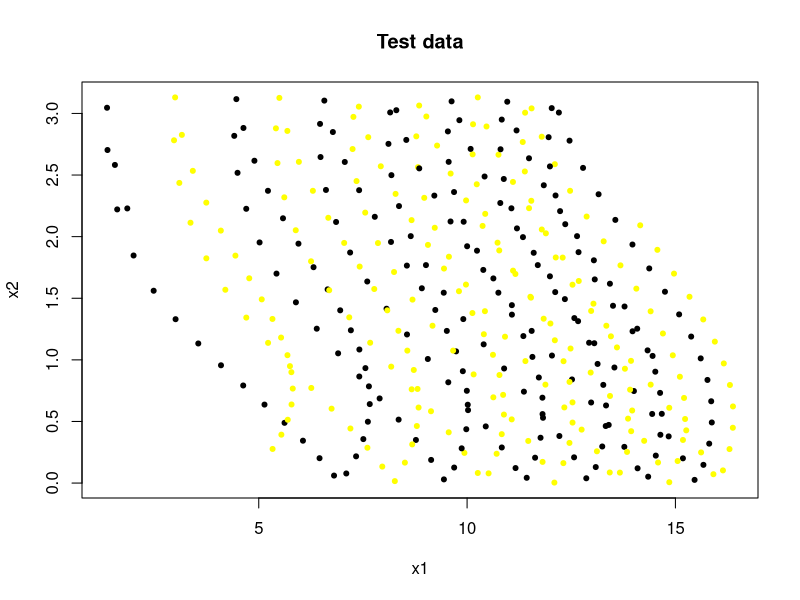

Reproduce this figure in R.
x <- c(4.627,2.478,15.180,12.977,11.486,11.064,10.884,14.442,8.357,11.841,2.967,11.187,1.370,1.996,7.172,9.909,4.090,6.299,11.808,14.332,15.859,13.033,12.095,10.133,9.137,7.604,16.308,3.741,14.452,6.653,8.772,14.632,9.444,14.937,8.184,8.507,13.558,13.779,10.023,10.232,9.605,13.863,11.386,12.106,7.211,7.560,14.838,12.334,7.347,11.341,15.232,11.793,7.409,8.266,10.448,11.697,13.244,6.392,13.969,15.260,15.811,4.896,11.519,10.910,10.772,13.536,4.198,12.000,10.143,5.221,13.132,11.400,6.261,11.160,11.838,7.608,8.648,15.378,14.639,4.440,14.406,12.861,10.832,5.892,9.237,5.536,7.644,13.502,10.777,12.675,7.272,13.774,5.332,6.779,11.197,12.749,5.582,8.366,13.971,10.085,14.966,11.763,13.962,5.816,12.531,7.336,15.053,16.161,8.558,6.483,7.929,9.549,7.050,9.214,13.399,10.372,5.749,7.785,1.603,10.128,11.101,10.389,11.812,15.616,12.203,9.628,9.539,13.053,13.088,13.430,10.889,13.335,9.918,15.672,12.680,7.555,8.683,11.599,11.351,10.257,9.603,11.722,12.294,10.466,8.914,14.749,7.901,12.568,9.061,9.805,12.315,12.869,8.721,3.094,9.134,11.822,14.853,7.200,10.754,13.681,13.043,12.472,9.898,7.422,12.664,10.630,8.836,6.955,4.772,10.833,14.346,13.269,10.238,14.529,5.224,11.392,15.089,12.783,8.113,11.071,5.072,14.405,13.839,8.794,14.092,11.431,12.530,13.938,8.811,13.278,9.994,8.821,3.004,10.881,14.062,7.413,8.555,13.064,7.861,9.224,16.381,6.807,5.888,1.548,5.783,13.428,9.514,6.471,9.973,12.215,6.061,8.067,9.815,2.993,8.850,3.549,10.001,9.736,11.541,4.700,5.426,8.690,9.559,10.428,13.788,12.977,10.257,9.564,6.574,9.936,11.548,7.619,13.667,11.791,16.141,3.418,6.315,14.583,11.957,9.058,10.832,7.965,8.302,5.689,11.468,7.628,15.912,4.463,9.870,12.457,11.103,9.687,5.495,9.013,3.742,11.880,15.338,12.530,6.459,7.065,10.516,8.284,15.769,15.107,11.533,11.075,12.459,13.342,13.452,5.963,14.567,4.094,13.424,4.491,10.709,10.731,5.412,14.155,12.128,1.359,9.022,12.232,4.412,5.613,4.701,5.787,16.298,10.631,5.450,9.981,10.157,6.856,12.574,8.247,7.402,8.085,11.891,11.364,13.156,7.252,6.905,7.101,8.541,10.751,12.356,5.619,15.460,8.179,15.873,12.347,8.174,8.670,11.568,9.690,12.031,11.163,13.934,9.446,11.632,11.988,15.181,5.953,12.115,11.988,7.510,7.772,8.566,14.083,14.004,10.398,11.550,16.378,5.543,5.696,11.487,15.607,14.700,15.668,14.673,10.435,12.311,11.811,6.748,4.633,1.845,9.440,11.336,5.329,14.852,10.016,12.518,14.372,12.458,15.207,8.852,6.613,9.170,15.946,13.912,10.865,10.420,14.250,7.193,6.691,10.621,13.327,10.797,6.255,8.154,9.665,12.639,13.597,12.106,8.352,12.123,7.664,8.781,12.483,12.928,9.280,10.964,8.668,7.674,5.020,14.517,10.803,5.687,9.976,6.669,12.037,9.558,12.966,8.972,3.362,3.155,13.116,7.415,11.076,10.402,5.138)
y <- c(0.792,1.561,0.201,0.654,2.636,2.230,0.556,0.561,0.515,2.417,2.782,2.862,2.703,1.847,1.345,1.331,2.049,2.372,0.693,1.077,0.664,1.456,0.004,2.668,0.188,1.636,0.796,2.276,1.032,1.572,0.350,0.732,0.030,1.037,2.499,0.166,2.136,1.433,0.592,2.425,2.512,0.523,2.529,2.588,1.240,0.933,0.379,0.614,2.451,1.996,0.520,2.058,2.377,0.016,0.460,1.769,0.297,1.253,1.936,0.428,0.320,2.616,1.512,1.188,1.888,0.938,1.569,1.295,2.912,2.372,0.967,0.990,0.772,1.697,1.334,0.287,2.004,1.189,0.392,1.846,0.799,0.039,0.397,1.467,1.405,1.181,0.785,1.439,0.877,1.874,2.972,0.294,0.277,2.849,2.067,0.434,2.149,2.248,1.232,2.712,1.700,0.368,0.589,0.767,0.491,0.217,0.179,0.971,1.206,2.646,2.571,0.818,1.949,2.333,0.472,2.087,0.949,2.161,2.221,1.380,2.444,1.730,0.172,0.249,3.007,3.098,2.854,1.135,0.130,0.707,0.930,0.630,2.121,0.148,1.640,2.195,0.314,1.869,1.193,3.130,2.123,0.857,1.830,2.894,1.581,1.553,0.687,0.209,1.933,1.557,0.989,2.163,0.918,2.436,0.583,0.530,0.007,0.443,2.665,1.767,1.808,2.372,0.908,1.757,1.314,0.696,0.613,1.402,1.662,0.289,0.052,0.797,1.886,0.223,1.138,3.006,1.369,2.558,2.753,0.517,1.491,1.394,0.253,0.463,0.120,0.043,0.655,0.421,0.764,1.962,0.749,2.564,1.330,2.468,1.578,0.865,1.765,1.653,1.948,2.072,0.622,0.061,2.052,2.582,0.900,1.618,1.235,2.915,1.611,0.382,0.344,1.415,2.945,3.130,3.064,1.133,1.922,1.069,2.291,2.226,1.700,1.489,0.412,1.395,0.928,1.397,0.082,1.837,3.104,0.245,3.041,0.498,0.085,2.811,0.103,2.534,1.752,0.167,2.807,1.007,2.950,0.134,3.026,1.038,0.342,2.807,0.072,3.116,0.282,0.326,1.724,2.362,3.126,1.769,1.824,0.799,1.512,1.610,0.202,2.606,0.079,2.347,0.837,0.863,1.505,1.444,2.779,1.277,1.191,2.607,1.893,0.956,0.086,2.518,0.238,1.951,2.879,2.092,1.831,3.046,2.975,2.207,2.818,2.319,1.343,0.638,0.276,1.661,2.597,0.437,0.882,2.119,1.339,1.713,3.055,1.402,2.027,0.742,2.344,2.711,1.053,0.078,2.785,1.545,2.101,0.489,0.026,0.945,0.492,1.493,1.957,0.761,1.024,0.126,3.043,0.122,0.992,1.741,0.206,2.570,0.350,1.943,1.550,1.678,0.357,1.575,1.075,1.253,0.747,1.126,1.235,0.449,0.393,0.514,2.231,1.012,1.214,1.328,0.562,2.185,0.162,0.560,0.604,2.882,2.229,1.545,2.768,1.332,0.611,0.636,0.841,1.742,0.821,0.691,2.554,2.379,1.277,1.148,0.758,0.716,2.488,0.343,1.871,1.565,1.041,0.463,2.273,1.800,3.008,1.075,2.004,1.101,1.159,1.236,2.334,0.641,2.814,1.092,1.139,2.739,3.095,2.134,1.139,1.953,0.904,2.709,2.858,2.294,2.153,1.035,2.607,0.897,2.315,2.113,2.826,0.258,1.084,1.367,1.208,0.637)
z <- c(-1.000,-1.000,-1.000,-1.000,-1.000,-1.000,1.000,-1.000,-1.000,-1.000,1.000,-1.000,-1.000,-1.000,1.000,-1.000,1.000,1.000,-1.000,-1.000,-1.000,1.000,1.000,1.000,-1.000,-1.000,1.000,1.000,-1.000,-1.000,-1.000,-1.000,-1.000,1.000,-1.000,1.000,-1.000,-1.000,-1.000,1.000,1.000,1.000,1.000,1.000,-1.000,-1.000,-1.000,1.000,1.000,-1.000,1.000,1.000,-1.000,1.000,-1.000,-1.000,-1.000,-1.000,-1.000,1.000,-1.000,-1.000,1.000,1.000,1.000,-1.000,1.000,1.000,1.000,-1.000,-1.000,1.000,1.000,1.000,1.000,1.000,-1.000,-1.000,-1.000,1.000,1.000,-1.000,1.000,-1.000,-1.000,1.000,-1.000,-1.000,1.000,-1.000,1.000,-1.000,1.000,-1.000,-1.000,1.000,-1.000,-1.000,-1.000,-1.000,1.000,-1.000,1.000,1.000,1.000,-1.000,1.000,1.000,-1.000,-1.000,1.000,-1.000,1.000,-1.000,-1.000,1.000,1.000,-1.000,-1.000,1.000,1.000,-1.000,1.000,1.000,-1.000,-1.000,-1.000,-1.000,-1.000,1.000,-1.000,-1.000,-1.000,-1.000,1.000,1.000,1.000,-1.000,-1.000,1.000,-1.000,-1.000,1.000,1.000,-1.000,-1.000,-1.000,-1.000,1.000,1.000,1.000,1.000,1.000,1.000,1.000,-1.000,1.000,1.000,1.000,1.000,-1.000,1.000,-1.000,1.000,-1.000,1.000,1.000,-1.000,1.000,-1.000,-1.000,-1.000,-1.000,-1.000,1.000,1.000,-1.000,-1.000,-1.000,1.000,1.000,1.000,1.000,1.000,-1.000,-1.000,1.000,1.000,1.000,1.000,-1.000,1.000,-1.000,-1.000,1.000,-1.000,-1.000,-1.000,1.000,1.000,1.000,-1.000,1.000,-1.000,1.000,-1.000,-1.000,-1.000,1.000,-1.000,-1.000,-1.000,-1.000,1.000,1.000,-1.000,-1.000,-1.000,1.000,-1.000,-1.000,1.000,1.000,1.000,1.000,1.000,1.000,1.000,-1.000,1.000,1.000,-1.000,1.000,1.000,1.000,1.000,-1.000,1.000,-1.000,-1.000,-1.000,1.000,-1.000,1.000,1.000,1.000,1.000,-1.000,-1.000,1.000,1.000,-1.000,1.000,-1.000,1.000,1.000,1.000,1.000,-1.000,-1.000,1.000,1.000,-1.000,1.000,1.000,-1.000,-1.000,1.000,1.000,1.000,1.000,-1.000,1.000,-1.000,1.000,1.000,1.000,1.000,1.000,-1.000,1.000,-1.000,-1.000,1.000,1.000,1.000,1.000,-1.000,1.000,-1.000,1.000,-1.000,-1.000,1.000,1.000,1.000,1.000,-1.000,-1.000,1.000,-1.000,-1.000,-1.000,-1.000,-1.000,-1.000,-1.000,1.000,-1.000,-1.000,-1.000,1.000,-1.000,-1.000,-1.000,-1.000,1.000,1.000,-1.000,-1.000,1.000,-1.000,-1.000,-1.000,-1.000,1.000,1.000,-1.000,-1.000,-1.000,-1.000,1.000,1.000,1.000,1.000,-1.000,1.000,1.000,-1.000,1.000,1.000,-1.000,1.000,-1.000,-1.000,-1.000,1.000,1.000,1.000,-1.000,-1.000,-1.000,1.000,1.000,-1.000,-1.000,1.000,1.000,1.000,1.000,-1.000,1.000,-1.000,1.000,1.000,-1.000,-1.000,1.000,-1.000,1.000,-1.000,1.000,1.000,1.000,-1.000,-1.000,1.000,1.000,-1.000,1.000,-1.000,1.000,1.000,-1.000,-1.000,-1.000,1.000,1.000,1.000,-1.000,-1.000,1.000,1.000,1.000,1.000,1.000,-1.000,-1.000,1.000,-1.000)
library("plotrix")
png("E:\\coding\\RBF\\data4.3.png")
plot(data.frame(x=x, y=y, names=c(1:length(x)), row.names="names"), col=color.scale(z,c(0,1,1),c(1,1,0),0), main="Test data", xlab="x1", ylab="x2", pch=20)
dev.off()
